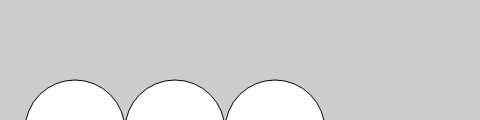
Frame 1 (no input)
Frame 60 (no input): identical to frame 1, image omitted
Frame 120 (the mouse pressed at the canvas centre since frame 60): identical to frame 1, image omitted

The p5.js sketch that drew this single still picture (run headless with seeded random() and noise() and a simulated clock; from frame 60 on, the mouse is pressed at the canvas centre):

// p5.js sketch
// ── sketch.js
var y = 130;
var d = 100;

function setup() {
  createCanvas(480, 120);  
}

function draw() {
 background(204);
 ellipse(75,y,d,d);
 ellipse(175,y,d,d);
 ellipse(275,y,d,d);
}
